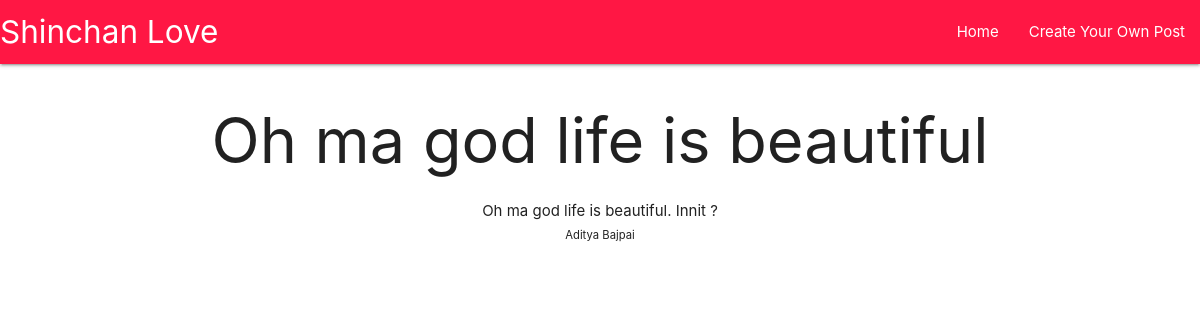
The app's page /article/2 with its own data.
### main/models.py (models this page shows, shortened)
class Post(models.Model):
    title = models.CharField(max_length=200 , null= False)
    author = models.ForeignKey(User , on_delete=models.CASCADE , default="Author Unkown")
    pub_date = models.TimeField(auto_now=False , auto_now_add=True)
    body = models.TextField()

### main/views.py (the view)
# urls.py: path('article/<int:pk>' , Detail.as_view() , name='article'),
class Detail(DetailView):
    model = Post
    template_name = "detail.html"

### templates/detail.html (shortened to what this page needs)
{% extends 'main.html'%}
{% block content %}
<div class="detail">
    <h1>{{post.title}}</h1>
    {{post.body}} <br>
    <small>{{post.author.first_name}} {{post.author.last_name}}</small>
</div>
{%endblock%}

### templates/main.html (style rules this page uses)
h1 { text-align: center; }

### templates/detail.html (style rules this page uses)
.detail { text-align: center; }

### records on screen
Post: title "Oh ma god life is beautiful", body "Oh ma god life is beautiful. Innit ?", author.first_name "Aditya", author.last_name "Bajpai"
